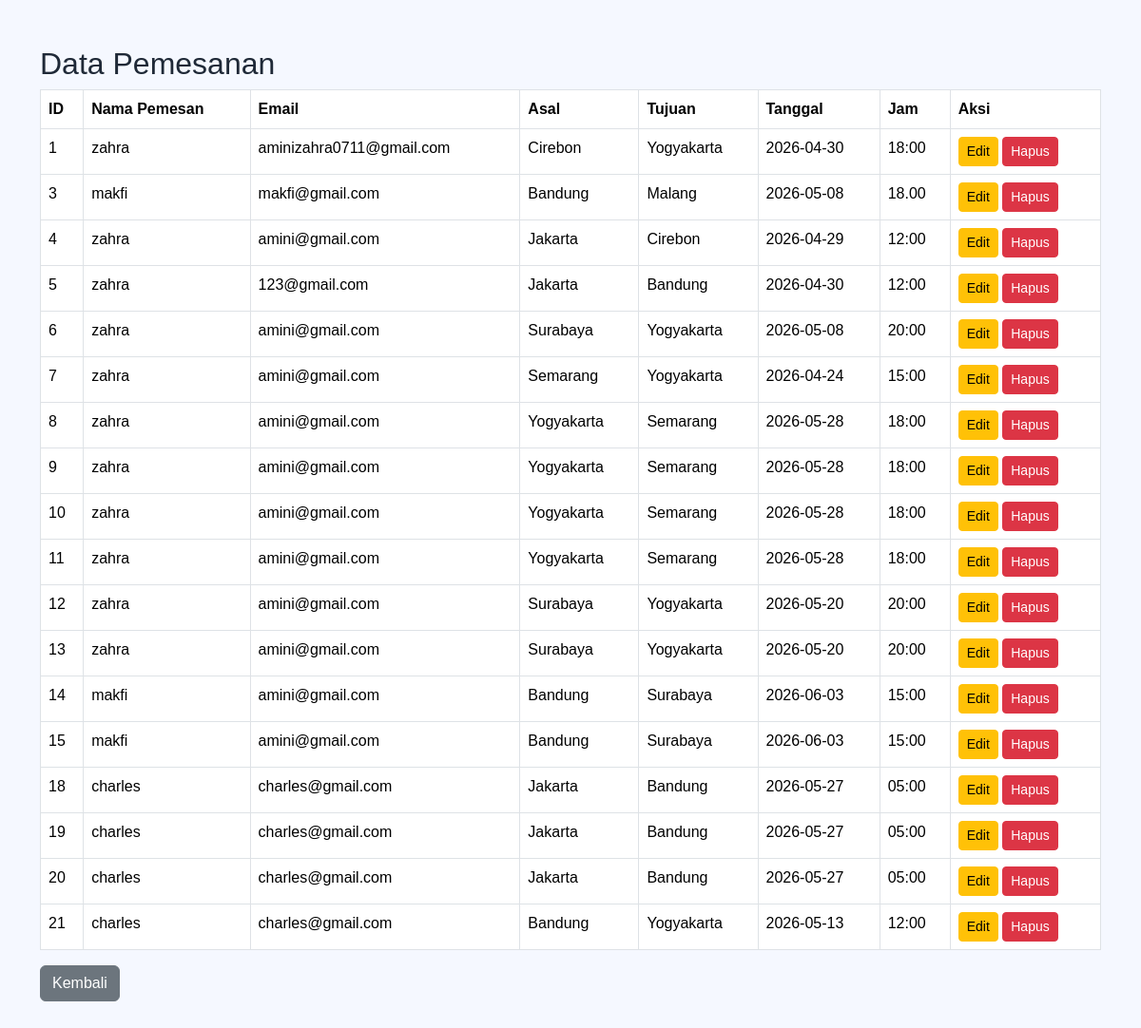
Screenshot of /data_pemesanan.php (signed in) with the database file from the repository.
### tables this page shows
CREATE TABLE `pemesanan` (
  `id` int(11) NOT NULL,
  `asal` varchar(100) DEFAULT NULL,
  `tujuan` varchar(100) DEFAULT NULL,
  `tanggal` date DEFAULT NULL,
  `jam` varchar(10) DEFAULT NULL,
  `nama_pemesan` varchar(100) DEFAULT NULL,
  `email` varchar(100) DEFAULT NULL,
  `kelas` varchar(20) DEFAULT NULL,
  `jumlah` int(11) DEFAULT NULL,
  `harga_per_orang` int(11) DEFAULT NULL,
  `total_harga` int(11) DEFAULT NULL,
  `metode_pembayaran` varchar(50) DEFAULT NULL,
  `status_pembayaran` varchar(30) DEFAULT 'Belum Dibayar',
  `bukti_pembayaran` varchar(255) DEFAULT NULL,
  `jarak` int(11) DEFAULT NULL
);

### data_pemesanan.php (the view, shortened to what this page needs)
<?php
include 'koneksi.php';
$data = mysqli_query($conn, "SELECT * FROM pemesanan ORDER BY id ASC");
?>
<!DOCTYPE html>
<html>
<head>
    <link href="https://cdn.jsdelivr.net/npm/bootstrap@5.3.3/dist/css/bootstrap.min.css" rel="stylesheet">
    <link rel="stylesheet" href="css/style.css">
</head>
<body>
<div class="container py-5">
    <h2>Data Pemesanan</h2>
    <table class="table table-bordered">
        <tr>
            <th>ID</th>
            <th>Nama Pemesan</th>
            <th>Email</th>
            <th>Asal</th>
            <th>Tujuan</th>
            <th>Tanggal</th>
            <th>Jam</th>
            <th>Aksi</th>
        </tr>
        <?php while($d = mysqli_fetch_assoc($data)) : ?>
        <tr>
            <td><?= $d['id'] ?></td>
            <td><?= $d['nama_pemesan'] ?></td>
            <td><?= $d['email'] ?></td>
            <td><?= $d['asal'] ?></td>
            <td><?= $d['tujuan'] ?></td>
            <td><?= $d['tanggal'] ?></td>
            <td><?= $d['jam'] ?></td>
            <td>
                <a href="edit_pemesanan.php?id=<?= $d['id'] ?>" class="btn btn-warning btn-sm">Edit</a>
                <a href="hapus_pemesanan.php?id=<?= $d['id'] ?>"
                   class="btn btn-danger btn-sm"
                   onclick="return confirm('Yakin mau hapus?')">
                   Hapus
                </a>
            </td>
        </tr>
        <?php endwhile; ?>
    </table>
    <a href="index.php" class="btn btn-secondary mt-0">Kembali</a>
</div>
</body>
</html>

### css/style.css (style rules this page uses)
* { font-family: 'Poppins', sans-serif; }
body { background: #f5f8ff; color: #1f2937; }
body { background: #d1daf1; }
body { background: #f5f8ff; }

### rows the page displays
pemesanan: id "1", nama_pemesan "zahra", email "aminizahra0711@gmail.com", asal "Cirebon", tujuan "Yogyakarta", tanggal "2026-04-30", jam "18:00"
pemesanan: id "3", nama_pemesan "makfi", email "makfi@gmail.com", asal "Bandung", tujuan "Malang", tanggal "2026-05-08", jam "18.00"
pemesanan: id "4", nama_pemesan "zahra", email "amini@gmail.com", asal "Jakarta", tujuan "Cirebon", tanggal "2026-04-29", jam "12:00"
pemesanan: id "5", nama_pemesan "zahra", email "123@gmail.com", asal "Jakarta", tujuan "Bandung", tanggal "2026-04-30", jam "12:00"
pemesanan: id "6", nama_pemesan "zahra", email "amini@gmail.com", asal "Surabaya", tujuan "Yogyakarta", tanggal "2026-05-08", jam "20:00"
pemesanan: id "7", nama_pemesan "zahra", email "amini@gmail.com", asal "Semarang", tujuan "Yogyakarta", tanggal "2026-04-24", jam "15:00"
pemesanan: id "8", nama_pemesan "zahra", email "amini@gmail.com", asal "Yogyakarta", tujuan "Semarang", tanggal "2026-05-28", jam "18:00"
pemesanan: id "9", nama_pemesan "zahra", email "amini@gmail.com", asal "Yogyakarta", tujuan "Semarang", tanggal "2026-05-28", jam "18:00"
pemesanan: id "10", nama_pemesan "zahra", email "amini@gmail.com", asal "Yogyakarta", tujuan "Semarang", tanggal "2026-05-28", jam "18:00"
pemesanan: id "11", nama_pemesan "zahra", email "amini@gmail.com", asal "Yogyakarta", tujuan "Semarang", tanggal "2026-05-28", jam "18:00"
pemesanan: id "12", nama_pemesan "zahra", email "amini@gmail.com", asal "Surabaya", tujuan "Yogyakarta", tanggal "2026-05-20", jam "20:00"
pemesanan: id "13", nama_pemesan "zahra", email "amini@gmail.com", asal "Surabaya", tujuan "Yogyakarta", tanggal "2026-05-20", jam "20:00"
pemesanan: id "14", nama_pemesan "makfi", email "amini@gmail.com", asal "Bandung", tujuan "Surabaya", tanggal "2026-06-03", jam "15:00"
pemesanan: id "15", nama_pemesan "makfi", email "amini@gmail.com", asal "Bandung", tujuan "Surabaya", tanggal "2026-06-03", jam "15:00"
pemesanan: id "18", nama_pemesan "charles", email "charles@gmail.com", asal "Jakarta", tujuan "Bandung", tanggal "2026-05-27", jam "05:00"
pemesanan: id "19", nama_pemesan "charles", email "charles@gmail.com", asal "Jakarta", tujuan "Bandung", tanggal "2026-05-27", jam "05:00"
pemesanan: id "20", nama_pemesan "charles", email "charles@gmail.com", asal "Jakarta", tujuan "Bandung", tanggal "2026-05-27", jam "05:00"
pemesanan: id "21", nama_pemesan "charles", email "charles@gmail.com", asal "Bandung", tujuan "Yogyakarta", tanggal "2026-05-13", jam "12:00"
